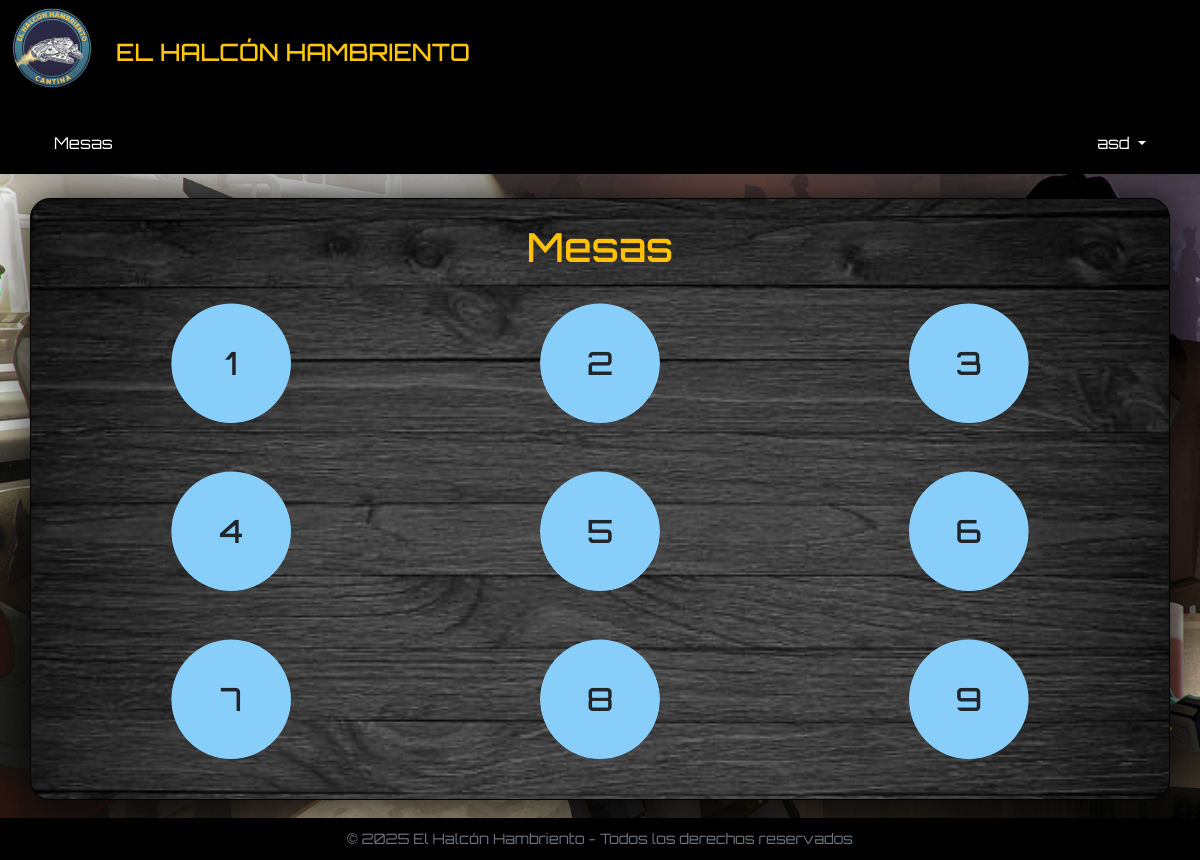
Page /Camarero/index.php (signed in) on the committed database.
### tables this page shows
CREATE TABLE `mesa` (
  `numMesa` varchar(255) NOT NULL,
  `ocupado` tinyint(1) NOT NULL
);

### Camarero/index.php (the view, shortened to what this page needs)
<!DOCTYPE html>
<html lang="es">
<head>
    <link rel="stylesheet" href="<?php echo BASE_URL ?>Bootstrap/css/bootstrap.min.css">
    <link rel="stylesheet" href="<?php echo BASE_URL ?>styles.css">
    <link rel="stylesheet" href="styles.css">
</head>
<body>
    <?php
    include("../conexion.php");
    include("../header.php");
    include("navbar.php");
    ?>
    <section class="d-flex align-items-center">
        <div class="container">
            <div class="row mt-4 contenedor text-center p-3 fondo-mesas">
                <h1 class="text-warning">Mesas</h1>
                <?php
                $queryMesas = "SELECT * FROM mesa";
                $result = mysqli_query($conn, $queryMesas);
                while ($row = mysqli_fetch_assoc($result)) {
                    $id = $row['numMesa'];
                    $ocupado = $row['ocupado'];
                    echo "<div class='col-6 col-sm-4'>";
                    if (!$ocupado) {
                        echo "<a onclick='mesaLibre()' style='text-decoration:none; cursor:pointer;' class='circulo-libre mx-auto my-4 text-dark fw-bold clic-circular'>
                            <div><span class='h2'>$id</span></div>
                            </a>";
                    } else {
                        echo "<a href='gestionarMesa.php?cod=$id' style='text-decoration:none;' class='circulo-ocupado mx-auto my-4 text-light fw-bold clic-circular'>
                            <div><span class='h2'>$id</span></div>
                            </a>";
                    }
                    echo "</div>";
                }
                ?>
            </div>
        </div>
    </section>
    <?php
    include("../footer.php");
    ?>
</body>
</html>

### styles.css (style rules this page uses)
body { background-color: black; color: #FFC60B; font-family: "StarWars", sans-serif; }
.contenedor { background-color: #1e1e1e; border: 1px solid #000000; border-radius: 20px; color:white; }

### Camarero/styles.css (style rules this page uses)
body { background-image: url("../img/johannes-holm-00.jpg"); background-size: cover; background-repeat: no-repeat; background-attachment: fixed; background-position: center; }
.contenedor { -webkit-box-shadow: 3px 0px 50px 6px rgba(0, 0, 0, 0.82); box-shadow: 3px 0px 50px 6px rgba(0, 0, 0, 0.82); }

### Camarero/index.php (style rules this page uses)
section { margin-bottom: 60px; }
.circulo-libre { background-color: lightskyblue; border-radius: 50%; width: 120px; height: 120px; }
.fondo-mesas { background-image: url("../img/fondo-mesas.jpg"); background-size: cover; background-repeat: no-repeat; }
.clic-circular { -webkit-clip-path: circle(50%); clip-path: circle(50%); display: flex; justify-content: center; align-items: center; }

### rows in the picture
mesa: numMesa "1"
mesa: numMesa "2"
mesa: numMesa "3"
mesa: numMesa "4"
mesa: numMesa "5"
mesa: numMesa "6"
mesa: numMesa "7"
mesa: numMesa "8"
mesa: numMesa "9"

### other values in the picture
$_SESSION['name'] "asd"
